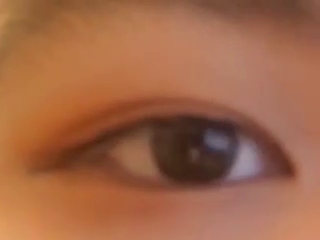
//> input picture frame 52 of media/eye_0.mp4, 320 x 240 px
$ ./main   (built with g++ and OpenCV 4)
//> lines starting //> are read from the running program, lines starting //| are printed output that depends on the picture; after the words box and inside, x2 and y2 are one past the last pixel; in counts of white or black regions, pixels touching at a corner belong together
#include <opencv2/opencv.hpp>

constexpr int kWIDTH = 320;
constexpr int kHEIGHT = 240;

int main() {
    // 检测部分变量
    cv::VideoCapture capture("media\\eye_0.mp4");
    cv::Mat frame;
    cv::Mat filt;
    cv::Mat gray;
    cv::Mat bina;
    cv::Mat edge;
    std::vector<cv::Vec4i> hierarchy;
    std::vector<std::vector<cv::Point>> contours;
    std::vector<std::vector<cv::Point>>::const_iterator itContours;
    cv::Mat element = cv::getStructuringElement(cv::MORPH_RECT, cv::Size(15, 15));
    int eye_x = 0;
    int eye_y = 0;

    // 检测结果
    double eye_xf = 0.0f;
    double eye_yf = 0.0f;
    bool eyeon = false;

    // 绘制部分变量
    cv::Mat out(kHEIGHT, kWIDTH, CV_8UC3);

    // 检测
    while (capture.read(frame)) {
//> frame is the input picture: 240 rows x 320 cols, CV_8UC3; mean B, G, R 71.8, 101.8, 160.3
        cv::bilateralFilter(frame, filt, 0, 50, 10, 4);
        cv::cvtColor(filt, gray, cv::COLOR_BGR2GRAY);
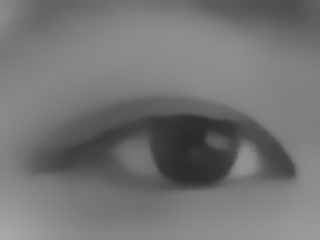
//> gray: 240 rows x 320 cols, CV_8UC1; min 43, max 168, mean 115.9
        cv::threshold(gray, bina, 65, 255, cv::THRESH_BINARY);
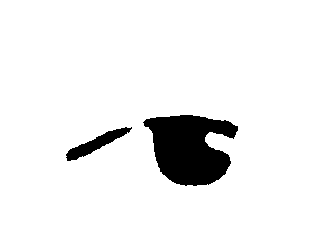
//> bina: 240 rows x 320 cols, CV_8UC1; 93.2% white; 2 black regions, box (x1, y1, x2, y2) and area: (143, 115, 238, 186) 4549, (66, 127, 132, 161) 692
        cv::Canny(bina, edge, 150, 100);
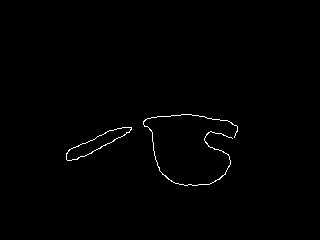
//> edge: 240 rows x 320 cols, CV_8UC1; 0.63% white in thin lines or dots, all inside (x1, y1, x2, y2) = (66, 114, 238, 186)
        cv::findContours(edge, contours, hierarchy, cv::RETR_EXTERNAL, cv::CHAIN_APPROX_SIMPLE);
//> contours = 2 contours; box (x1, y1, x2, y2) and area: (66, 127, 132, 161) 700, (143, 114, 238, 186) 30
        itContours = contours.begin();
        int i = 0;
        for (; itContours != contours.end(); ++itContours) {
            cv::drawContours(edge, contours, i, cv::Scalar(255, 255, 255), cv::FILLED);
            i++;
        }
//> this loop made 2 passes
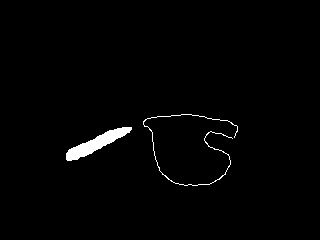
//> edge: 240 rows x 320 cols, CV_8UC1; 1.4% white; 2 white regions, box (x1, y1, x2, y2) and area: (66, 127, 132, 161) 771, (143, 114, 238, 186) 329
//> after the loop, i = 2
        cv::erode(edge, edge, element);
//> edge: 240 rows x 320 cols, CV_8UC1; 1.43% of pixels changed, all inside (x1, y1, x2, y2) = (66, 114, 238, 186)
        if (contours.size() > 0) {
            int x = 0;
            int y = 0;
            int c = 0;
            int pixcount = edge.rows * edge.cols;
//> pixcount = 76800
            for (int i = 0; i < edge.rows; i++) {
                for (int j = 0; j < edge.cols; j++) {
                    if (edge.at<uchar>(i, j) != 0) {
                        y += i;
                        x += j;
                        c++;
                    }
                }
            }
//> after the loop, y = 0; x = 0; c = 0
            if (c != 0) {
                x /= c;
                y /= c;
            }
            if (eye_x != 0 || eye_y != 0) {
                int img = (int)sqrt(edge.rows * edge.rows + edge.cols * edge.cols);
                int dx = abs(eye_x - x);
                int dy = abs(eye_y - y);
                int dis = sqrt(dx * dx + dy * dy);
                if (dis < img * 0.2) {
                    eye_x = x;
                    eye_y = y;
                    eyeon = c > pixcount * 0.005;
                }
            }
            else {
                eye_x = x;
//> eye_x = 0
                eye_y = y;
//> eye_y = 0
                eyeon = c > pixcount * 0.005;
//> eyeon = false
            }
            eye_xf = (double)eye_x / edge.cols;
//> eye_xf = 0
            eye_yf = (double)eye_y / edge.rows;
//> eye_yf = 0
        }

        // 绘制
        if (eyeon) {
            cv::rectangle(out, cv::Rect(0, 0, kWIDTH, kHEIGHT), cv::Scalar(255, 255, 255), -1);
            int bgx = eye_xf * kWIDTH / 10 + kWIDTH / 2;
            int bgy = eye_yf * kHEIGHT / 10 + kHEIGHT / 2;
            // 底色
            cv::circle(out, cv::Point(bgx, bgy), kHEIGHT * 0.45, cv::Scalar(221, 187, 0), -1);
            // 高光
            cv::circle(out, cv::Point(bgx, bgy * 1.3), kHEIGHT * 0.35, cv::Scalar(255, 221, 0), -1);
            // 描边
            cv::circle(out, cv::Point(bgx, bgy), kHEIGHT * 0.45, cv::Scalar(0, 0, 0), kHEIGHT * 0.01);
            // 瞳孔
            cv::circle(out, cv::Point(eye_xf * kWIDTH * 1.05, eye_yf * kHEIGHT * 1.05), kHEIGHT * 0.15, cv::Scalar(119, 51, 0), -1);
            // 外圈
            cv::circle(out, cv::Point(bgx, bgy), kHEIGHT * 0.51, cv::Scalar(255, 255, 255), kHEIGHT * 0.1);
            // 整体高光
            cv::circle(out, cv::Point(bgx * 0.75, bgy * 0.75), kHEIGHT * 0.1, cv::Scalar(255, 255, 255), -1);
            // 瞳孔高光
            cv::circle(out, cv::Point(eye_xf * kWIDTH * 1.15, eye_yf * kHEIGHT * 0.95), kHEIGHT * 0.03, cv::Scalar(255, 255, 255), -1);

            cv::circle(frame, cv::Point(eye_x, eye_y), 30, cv::Scalar(0, 0, 255));
        }
        else {
            cv::rectangle(out, cv::Rect(0, 0, kWIDTH, kHEIGHT), cv::Scalar(170, 204, 238), -1);
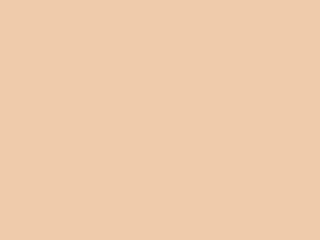
//> out: 240 rows x 320 cols, CV_8UC3; mean B, G, R 170, 204, 238
            // 眼睑
            cv::circle(out, cv::Point(kWIDTH / 2, kHEIGHT * 3), kHEIGHT * 2.5, cv::Scalar(0, 0, 0), kHEIGHT * 0.03);
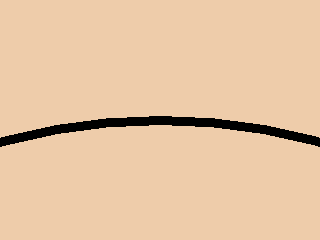
//> out: 240 rows x 320 cols, CV_8UC3; 3.79% of pixels changed, all inside (x1, y1, x2, y2) = (0, 116, 320, 147)
        }
        cv::imshow("Pupilla", out);
        cv::imshow("Original", frame);

        if (cv::waitKey(1) == 27) break;
//> the Esc key is pressed
    }
//> after the loop, eye_x = 0; eye_y = 0; eyeon = false

    return 0;
}

$ run again, starting later in the video
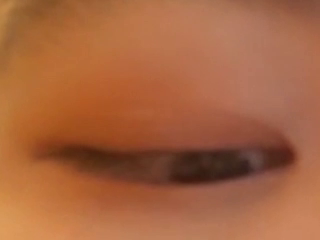
//> input picture frame 234 of media/eye_0.mp4, 320 x 240 px
//> frame is the input picture: 240 rows x 320 cols, CV_8UC3; mean B, G, R 64.2, 100, 166
//> bina: 240 rows x 320 cols, CV_8UC1; 93.9% white; 3 black regions, box (x1, y1, x2, y2) and area: (164, 149, 255, 185) 2567, (61, 145, 150, 172) 1564, (263, 146, 294, 169) 568
//> contours = 3 contours; box (x1, y1, x2, y2) and area: (164, 148, 255, 185) 2572, (61, 144, 150, 172) 1566, (262, 146, 294, 169) 566
//> the loop `for (; itContours != contours.end(); ++itContours)` made 3 passes
//> after the loop `for (; itContours != contours.end(); ++itContours)`:
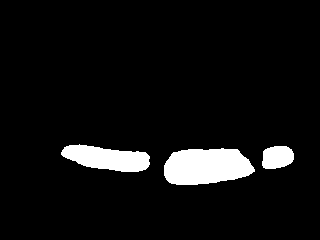
//> edge: 240 rows x 320 cols, CV_8UC1; 6.4% white; 3 white regions, box (x1, y1, x2, y2) and area: (164, 148, 255, 185) 2675, (61, 144, 150, 172) 1661, (262, 146, 294, 169) 610
//> after the loop `for (; itContours != contours.end(); ++itContours)`: i = 3
//> after the loop `for (int i = 0; i < edge.rows; i++)`: y = 237863; x = 274631; c = 1448
//> `x /= c;`: x = 189
//> `y /= c;`: y = 164
//> `eye_x = x;`: eye_x = 189
//> `eye_y = y;`: eye_y = 164
//> `eyeon = c > pixcount * 0.005;`: eyeon = true
//> eye_xf = 0.591
//> eye_yf = 0.683
//> bgx = 178
//> bgy = 136
//> `cv::circle(frame, cv::Point(eye_x, eye_y), 30, cv::Scalar(0, 0, 255));`:
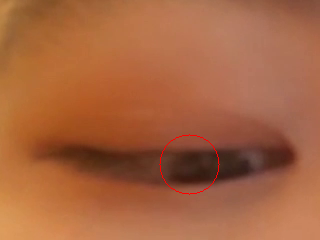
//> frame: 240 rows x 320 cols, CV_8UC3; 0.22% of pixels changed, all inside (x1, y1, x2, y2) = (159, 134, 220, 195)
//> after the loop `while (capture.read(frame))`: eye_x = 189; eye_y = 164; eyeon = true
